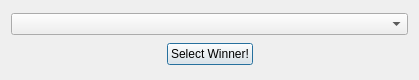
<?xml version="1.0" encoding="UTF-8"?>
<ui version="4.0">
 <class>Randomizer</class>
 <widget class="QDialog" name="Randomizer">
  <property name="geometry">
   <rect>
    <x>0</x>
    <y>0</y>
    <width>419</width>
    <height>80</height>
   </rect>
  </property>
  <property name="windowTitle">
   <string>Selector</string>
  </property>
  <layout class="QVBoxLayout" name="verticalLayout">
   <item>
    <widget class="QComboBox" name="comboBox"/>
   </item>
   <item>
    <layout class="QHBoxLayout" name="horizontalLayout">
     <item>
      <spacer name="horizontalSpacer">
       <property name="orientation">
        <enum>Qt::Horizontal</enum>
       </property>
       <property name="sizeHint" stdset="0">
        <size>
         <width>40</width>
         <height>20</height>
        </size>
       </property>
      </spacer>
     </item>
     <item>
      <widget class="QPushButton" name="selectWinnerPushButton">
       <property name="text">
        <string>Select Winner!</string>
       </property>
      </widget>
     </item>
     <item>
      <spacer name="horizontalSpacer_2">
       <property name="orientation">
        <enum>Qt::Horizontal</enum>
       </property>
       <property name="sizeHint" stdset="0">
        <size>
         <width>40</width>
         <height>20</height>
        </size>
       </property>
      </spacer>
     </item>
    </layout>
   </item>
  </layout>
 </widget>
 <resources/>
 <connections/>
</ui>
